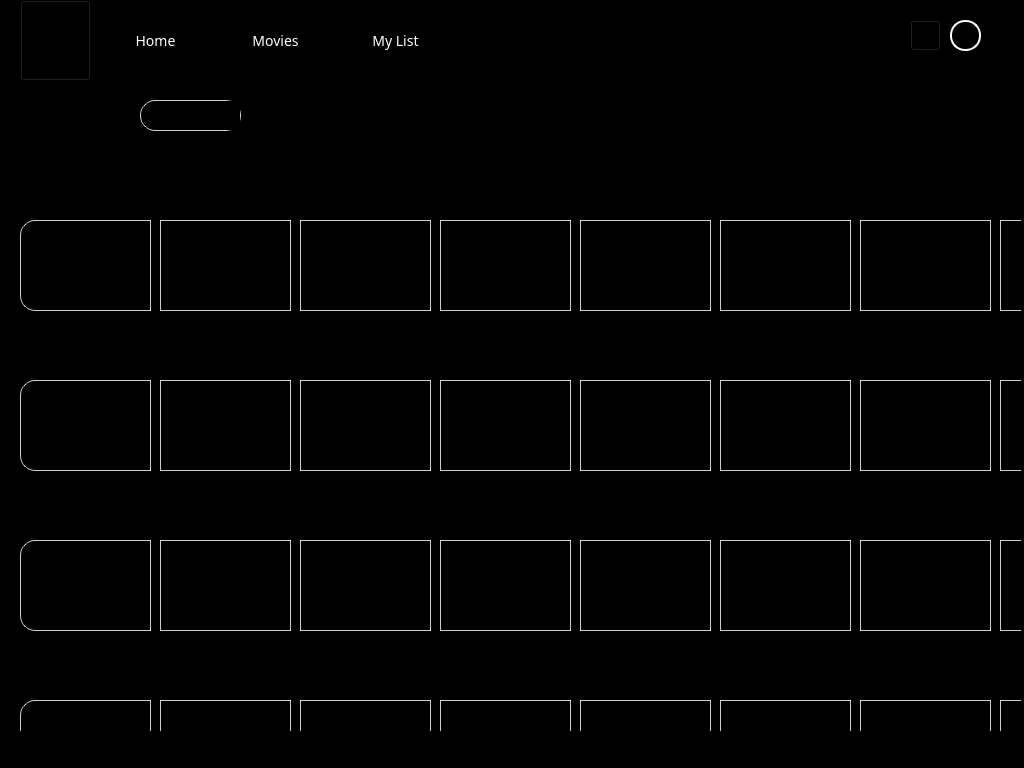
<?xml version="1.0" encoding="UTF-8"?>
<ui version="4.0">
 <class>MainWindow</class>
 <widget class="QMainWindow" name="MainWindow">
  <property name="geometry">
   <rect>
    <x>0</x>
    <y>0</y>
    <width>1024</width>
    <height>768</height>
   </rect>
  </property>
  <property name="windowTitle">
   <string>MainWindow</string>
  </property>
  <property name="styleSheet">
   <string notr="true">background-color: rgb(0, 0, 0);</string>
  </property>
  <widget class="QWidget" name="centralwidget">
   <widget class="QPushButton" name="pushButton">
    <property name="geometry">
     <rect>
      <x>20</x>
      <y>0</y>
      <width>71</width>
      <height>81</height>
     </rect>
    </property>
    <property name="font">
     <font>
      <family>Parkinsans Medium</family>
     </font>
    </property>
    <property name="layoutDirection">
     <enum>Qt::LayoutDirection::LeftToRight</enum>
    </property>
    <property name="styleSheet">
     <string notr="true">    background-image: url('netflix-logo.png'); /* Netflix logo */
    background-repeat: no-repeat;
    background-size: contain;
    width: 100px;  /* Set appropriate width */
    height: 30px;  /* Set appropriate height */

</string>
    </property>
    <property name="text">
     <string/>
    </property>
    <property name="icon">
     <iconset>
      <normaloff>../img/LOGO.png</normaloff>../img/LOGO.png</iconset>
    </property>
    <property name="iconSize">
     <size>
      <width>150</width>
      <height>150</height>
     </size>
    </property>
   </widget>
   <widget class="QPushButton" name="nav_movie_btn">
    <property name="geometry">
     <rect>
      <x>220</x>
      <y>20</y>
      <width>111</width>
      <height>41</height>
     </rect>
    </property>
    <property name="font">
     <font>
      <family>Parkinsans Medium</family>
      <pointsize>-1</pointsize>
     </font>
    </property>
    <property name="styleSheet">
     <string notr="true">
    background-color: rgba(0, 0, 0, 0.7); /* Transparent black */
    color: white;                         /* White text */
    font-size: 14px;                      /* Text size */
    padding: 10px;                        /* Padding for spacing */
	border-radius: 10px;</string>
    </property>
    <property name="text">
     <string>Movies</string>
    </property>
   </widget>
   <widget class="QPushButton" name="btn_mylist_btn">
    <property name="geometry">
     <rect>
      <x>340</x>
      <y>20</y>
      <width>111</width>
      <height>41</height>
     </rect>
    </property>
    <property name="font">
     <font>
      <family>Parkinsans Medium</family>
      <pointsize>-1</pointsize>
     </font>
    </property>
    <property name="styleSheet">
     <string notr="true">
    background-color: rgba(0, 0, 0, 0.7); /* Transparent black */
    color: white;                         /* White text */
    font-size: 14px;                      /* Text size */
    padding: 10px;                        /* Padding for spacing */
	border-radius: 10px;</string>
    </property>
    <property name="text">
     <string>My List</string>
    </property>
   </widget>
   <widget class="QPushButton" name="pushButton_7">
    <property name="geometry">
     <rect>
      <x>910</x>
      <y>20</y>
      <width>31</width>
      <height>31</height>
     </rect>
    </property>
    <property name="autoFillBackground">
     <bool>false</bool>
    </property>
    <property name="text">
     <string/>
    </property>
    <property name="icon">
     <iconset>
      <normaloff>../img/iconizer-magnifying-glass-solid.svg</normaloff>../img/iconizer-magnifying-glass-solid.svg</iconset>
    </property>
   </widget>
   <widget class="QStackedWidget" name="stackedWidget">
    <property name="geometry">
     <rect>
      <x>20</x>
      <y>80</y>
      <width>1001</width>
      <height>651</height>
     </rect>
    </property>
    <property name="currentIndex">
     <number>0</number>
    </property>
    <widget class="QWidget" name="Movies">
     <widget class="QLabel" name="label_5">
      <property name="geometry">
       <rect>
        <x>0</x>
        <y>20</y>
        <width>91</width>
        <height>31</height>
       </rect>
      </property>
      <property name="font">
       <font>
        <family>Parkinsans Medium</family>
        <pointsize>14</pointsize>
       </font>
      </property>
      <property name="text">
       <string>Movies</string>
      </property>
     </widget>
     <widget class="QComboBox" name="comboBox">
      <property name="geometry">
       <rect>
        <x>120</x>
        <y>20</y>
        <width>101</width>
        <height>31</height>
       </rect>
      </property>
      <property name="styleSheet">
       <string notr="true">border: 1px solid rgba(255, 255, 255, 0.8);
border-radius: 15px; 
background-color: rgb(0, 0, 0);</string>
      </property>
      <item>
       <property name="text">
        <string>Genres</string>
       </property>
      </item>
      <item>
       <property name="text">
        <string>New Item 1</string>
       </property>
      </item>
      <item>
       <property name="text">
        <string>New Item 2</string>
       </property>
      </item>
      <item>
       <property name="text">
        <string>New Item 3</string>
       </property>
      </item>
      <item>
       <property name="text">
        <string>New Item 4</string>
       </property>
      </item>
      <item>
       <property name="text">
        <string>New Item 5</string>
       </property>
      </item>
      <item>
       <property name="text">
        <string>New Item 6</string>
       </property>
      </item>
      <item>
       <property name="text">
        <string>New Item 7</string>
       </property>
      </item>
     </widget>
     <widget class="QLabel" name="label_6">
      <property name="geometry">
       <rect>
        <x>0</x>
        <y>105</y>
        <width>51</width>
        <height>31</height>
       </rect>
      </property>
      <property name="font">
       <font>
        <family>Parkinsans Medium</family>
        <pointsize>12</pointsize>
       </font>
      </property>
      <property name="text">
       <string>Name</string>
      </property>
     </widget>
     <widget class="QPushButton" name="pushButton_2">
      <property name="geometry">
       <rect>
        <x>0</x>
        <y>140</y>
        <width>131</width>
        <height>91</height>
       </rect>
      </property>
      <property name="styleSheet">
       <string notr="true">border: 1px solid rgba(255, 255, 255, 0.8);
    border-top-left-radius: 15px;    /* Top-left corner rounded */
    border-top-right-radius: 0px;    /* Top-right corner not rounded */
    border-bottom-right-radius: 0px; /* Bottom-right corner not rounded */
    border-bottom-left-radius: 15px; 
	
background-color: rgb(0, 0, 0);</string>
      </property>
      <property name="text">
       <string/>
      </property>
      <property name="icon">
       <iconset>
        <normaloff>../img/Screenshot 2024-12-26 202549.png</normaloff>../img/Screenshot 2024-12-26 202549.png</iconset>
      </property>
      <property name="iconSize">
       <size>
        <width>200</width>
        <height>100</height>
       </size>
      </property>
     </widget>
     <widget class="QPushButton" name="pushButton_6">
      <property name="geometry">
       <rect>
        <x>140</x>
        <y>140</y>
        <width>131</width>
        <height>91</height>
       </rect>
      </property>
      <property name="styleSheet">
       <string notr="true">border: 1px solid rgba(255, 255, 255, 0.8);
background-color: rgb(0, 0, 0);</string>
      </property>
      <property name="text">
       <string/>
      </property>
      <property name="icon">
       <iconset>
        <normaloff>../img/Screenshot 2024-12-26 202549.png</normaloff>../img/Screenshot 2024-12-26 202549.png</iconset>
      </property>
      <property name="iconSize">
       <size>
        <width>200</width>
        <height>100</height>
       </size>
      </property>
     </widget>
     <widget class="QPushButton" name="pushButton_15">
      <property name="geometry">
       <rect>
        <x>280</x>
        <y>140</y>
        <width>131</width>
        <height>91</height>
       </rect>
      </property>
      <property name="styleSheet">
       <string notr="true">border: 1px solid rgba(255, 255, 255, 0.8);
background-color: rgb(0, 0, 0);</string>
      </property>
      <property name="text">
       <string/>
      </property>
      <property name="icon">
       <iconset>
        <normaloff>../img/Screenshot 2024-12-26 202549.png</normaloff>../img/Screenshot 2024-12-26 202549.png</iconset>
      </property>
      <property name="iconSize">
       <size>
        <width>200</width>
        <height>100</height>
       </size>
      </property>
     </widget>
     <widget class="QPushButton" name="pushButton_17">
      <property name="geometry">
       <rect>
        <x>420</x>
        <y>140</y>
        <width>131</width>
        <height>91</height>
       </rect>
      </property>
      <property name="styleSheet">
       <string notr="true">border: 1px solid rgba(255, 255, 255, 0.8);
background-color: rgb(0, 0, 0);</string>
      </property>
      <property name="text">
       <string/>
      </property>
      <property name="icon">
       <iconset>
        <normaloff>../img/Screenshot 2024-12-26 202549.png</normaloff>../img/Screenshot 2024-12-26 202549.png</iconset>
      </property>
      <property name="iconSize">
       <size>
        <width>200</width>
        <height>100</height>
       </size>
      </property>
     </widget>
     <widget class="QPushButton" name="pushButton_18">
      <property name="geometry">
       <rect>
        <x>560</x>
        <y>140</y>
        <width>131</width>
        <height>91</height>
       </rect>
      </property>
      <property name="styleSheet">
       <string notr="true">border: 1px solid rgba(255, 255, 255, 0.8);
background-color: rgb(0, 0, 0);</string>
      </property>
      <property name="text">
       <string/>
      </property>
      <property name="icon">
       <iconset>
        <normaloff>../img/Screenshot 2024-12-26 202549.png</normaloff>../img/Screenshot 2024-12-26 202549.png</iconset>
      </property>
      <property name="iconSize">
       <size>
        <width>200</width>
        <height>100</height>
       </size>
      </property>
     </widget>
     <widget class="QPushButton" name="pushButton_19">
      <property name="geometry">
       <rect>
        <x>700</x>
        <y>140</y>
        <width>131</width>
        <height>91</height>
       </rect>
      </property>
      <property name="styleSheet">
       <string notr="true">border: 1px solid rgba(255, 255, 255, 0.8);
background-color: rgb(0, 0, 0);</string>
      </property>
      <property name="text">
       <string/>
      </property>
      <property name="icon">
       <iconset>
        <normaloff>../img/Screenshot 2024-12-26 202549.png</normaloff>../img/Screenshot 2024-12-26 202549.png</iconset>
      </property>
      <property name="iconSize">
       <size>
        <width>200</width>
        <height>100</height>
       </size>
      </property>
     </widget>
     <widget class="QPushButton" name="pushButton_20">
      <property name="geometry">
       <rect>
        <x>840</x>
        <y>140</y>
        <width>131</width>
        <height>91</height>
       </rect>
      </property>
      <property name="styleSheet">
       <string notr="true">border: 1px solid rgba(255, 255, 255, 0.8);
background-color: rgb(0, 0, 0);</string>
      </property>
      <property name="text">
       <string/>
      </property>
      <property name="icon">
       <iconset>
        <normaloff>../img/Screenshot 2024-12-26 202549.png</normaloff>../img/Screenshot 2024-12-26 202549.png</iconset>
      </property>
      <property name="iconSize">
       <size>
        <width>200</width>
        <height>100</height>
       </size>
      </property>
     </widget>
     <widget class="QPushButton" name="pushButton_21">
      <property name="geometry">
       <rect>
        <x>980</x>
        <y>140</y>
        <width>131</width>
        <height>91</height>
       </rect>
      </property>
      <property name="styleSheet">
       <string notr="true">border: 1px solid rgba(255, 255, 255, 0.8);
background-color: rgb(0, 0, 0);</string>
      </property>
      <property name="text">
       <string>Movie</string>
      </property>
      <property name="icon">
       <iconset>
        <normaloff>../img/Screenshot 2024-12-26 202549.png</normaloff>../img/Screenshot 2024-12-26 202549.png</iconset>
      </property>
      <property name="iconSize">
       <size>
        <width>200</width>
        <height>100</height>
       </size>
      </property>
     </widget>
     <widget class="QLabel" name="label_7">
      <property name="geometry">
       <rect>
        <x>0</x>
        <y>260</y>
        <width>51</width>
        <height>31</height>
       </rect>
      </property>
      <property name="font">
       <font>
        <family>Parkinsans Medium</family>
        <pointsize>12</pointsize>
       </font>
      </property>
      <property name="text">
       <string>Name</string>
      </property>
     </widget>
     <widget class="QPushButton" name="pushButton_22">
      <property name="geometry">
       <rect>
        <x>0</x>
        <y>300</y>
        <width>131</width>
        <height>91</height>
       </rect>
      </property>
      <property name="styleSheet">
       <string notr="true">border: 1px solid rgba(255, 255, 255, 0.8);
    border-top-left-radius: 15px;    /* Top-left corner rounded */
    border-top-right-radius: 0px;    /* Top-right corner not rounded */
    border-bottom-right-radius: 0px; /* Bottom-right corner not rounded */
    border-bottom-left-radius: 15px; 
	
background-color: rgb(0, 0, 0);</string>
      </property>
      <property name="text">
       <string/>
      </property>
      <property name="icon">
       <iconset>
        <normaloff>../img/Screenshot 2024-12-26 202549.png</normaloff>../img/Screenshot 2024-12-26 202549.png</iconset>
      </property>
      <property name="iconSize">
       <size>
        <width>200</width>
        <height>100</height>
       </size>
      </property>
     </widget>
     <widget class="QPushButton" name="pushButton_23">
      <property name="geometry">
       <rect>
        <x>140</x>
        <y>300</y>
        <width>131</width>
        <height>91</height>
       </rect>
      </property>
      <property name="styleSheet">
       <string notr="true">border: 1px solid rgba(255, 255, 255, 0.8);
background-color: rgb(0, 0, 0);</string>
      </property>
      <property name="text">
       <string/>
      </property>
      <property name="icon">
       <iconset>
        <normaloff>../img/Screenshot 2024-12-26 202549.png</normaloff>../img/Screenshot 2024-12-26 202549.png</iconset>
      </property>
      <property name="iconSize">
       <size>
        <width>200</width>
        <height>100</height>
       </size>
      </property>
     </widget>
     <widget class="QPushButton" name="pushButton_24">
      <property name="geometry">
       <rect>
        <x>280</x>
        <y>300</y>
        <width>131</width>
        <height>91</height>
       </rect>
      </property>
      <property name="styleSheet">
       <string notr="true">border: 1px solid rgba(255, 255, 255, 0.8);
background-color: rgb(0, 0, 0);</string>
      </property>
      <property name="text">
       <string/>
      </property>
      <property name="icon">
       <iconset>
        <normaloff>../img/Screenshot 2024-12-26 202549.png</normaloff>../img/Screenshot 2024-12-26 202549.png</iconset>
      </property>
      <property name="iconSize">
       <size>
        <width>200</width>
        <height>100</height>
       </size>
      </property>
     </widget>
     <widget class="QPushButton" name="pushButton_25">
      <property name="geometry">
       <rect>
        <x>420</x>
        <y>300</y>
        <width>131</width>
        <height>91</height>
       </rect>
      </property>
      <property name="styleSheet">
       <string notr="true">border: 1px solid rgba(255, 255, 255, 0.8);
background-color: rgb(0, 0, 0);</string>
      </property>
      <property name="text">
       <string/>
      </property>
      <property name="icon">
       <iconset>
        <normaloff>../img/Screenshot 2024-12-26 202549.png</normaloff>../img/Screenshot 2024-12-26 202549.png</iconset>
      </property>
      <property name="iconSize">
       <size>
        <width>200</width>
        <height>100</height>
       </size>
      </property>
     </widget>
     <widget class="QPushButton" name="pushButton_26">
      <property name="geometry">
       <rect>
        <x>560</x>
        <y>300</y>
        <width>131</width>
        <height>91</height>
       </rect>
      </property>
      <property name="styleSheet">
       <string notr="true">border: 1px solid rgba(255, 255, 255, 0.8);
background-color: rgb(0, 0, 0);</string>
      </property>
      <property name="text">
       <string/>
      </property>
      <property name="icon">
       <iconset>
        <normaloff>../img/Screenshot 2024-12-26 202549.png</normaloff>../img/Screenshot 2024-12-26 202549.png</iconset>
      </property>
      <property name="iconSize">
       <size>
        <width>200</width>
        <height>100</height>
       </size>
      </property>
     </widget>
     <widget class="QPushButton" name="pushButton_27">
      <property name="geometry">
       <rect>
        <x>700</x>
        <y>300</y>
        <width>131</width>
        <height>91</height>
       </rect>
      </property>
      <property name="styleSheet">
       <string notr="true">border: 1px solid rgba(255, 255, 255, 0.8);
background-color: rgb(0, 0, 0);</string>
      </property>
      <property name="text">
       <string/>
      </property>
      <property name="icon">
       <iconset>
        <normaloff>../img/Screenshot 2024-12-26 202549.png</normaloff>../img/Screenshot 2024-12-26 202549.png</iconset>
      </property>
      <property name="iconSize">
       <size>
        <width>200</width>
        <height>100</height>
       </size>
      </property>
     </widget>
     <widget class="QPushButton" name="pushButton_28">
      <property name="geometry">
       <rect>
        <x>840</x>
        <y>300</y>
        <width>131</width>
        <height>91</height>
       </rect>
      </property>
      <property name="styleSheet">
       <string notr="true">border: 1px solid rgba(255, 255, 255, 0.8);
background-color: rgb(0, 0, 0);</string>
      </property>
      <property name="text">
       <string/>
      </property>
      <property name="icon">
       <iconset>
        <normaloff>../img/Screenshot 2024-12-26 202549.png</normaloff>../img/Screenshot 2024-12-26 202549.png</iconset>
      </property>
      <property name="iconSize">
       <size>
        <width>200</width>
        <height>100</height>
       </size>
      </property>
     </widget>
     <widget class="QPushButton" name="pushButton_29">
      <property name="geometry">
       <rect>
        <x>980</x>
        <y>300</y>
        <width>131</width>
        <height>91</height>
       </rect>
      </property>
      <property name="styleSheet">
       <string notr="true">border: 1px solid rgba(255, 255, 255, 0.8);
background-color: rgb(0, 0, 0);</string>
      </property>
      <property name="text">
       <string>Movie</string>
      </property>
      <property name="icon">
       <iconset>
        <normaloff>../img/Screenshot 2024-12-26 202549.png</normaloff>../img/Screenshot 2024-12-26 202549.png</iconset>
      </property>
      <property name="iconSize">
       <size>
        <width>200</width>
        <height>100</height>
       </size>
      </property>
     </widget>
     <widget class="QLabel" name="label_8">
      <property name="geometry">
       <rect>
        <x>0</x>
        <y>420</y>
        <width>51</width>
        <height>31</height>
       </rect>
      </property>
      <property name="font">
       <font>
        <family>Parkinsans Medium</family>
        <pointsize>12</pointsize>
       </font>
      </property>
      <property name="text">
       <string>Name</string>
      </property>
     </widget>
     <widget class="QPushButton" name="pushButton_30">
      <property name="geometry">
       <rect>
        <x>0</x>
        <y>460</y>
        <width>131</width>
        <height>91</height>
       </rect>
      </property>
      <property name="styleSheet">
       <string notr="true">border: 1px solid rgba(255, 255, 255, 0.8);
    border-top-left-radius: 15px;    /* Top-left corner rounded */
    border-top-right-radius: 0px;    /* Top-right corner not rounded */
    border-bottom-right-radius: 0px; /* Bottom-right corner not rounded */
    border-bottom-left-radius: 15px; 
	
background-color: rgb(0, 0, 0);</string>
      </property>
      <property name="text">
       <string/>
      </property>
      <property name="icon">
       <iconset>
        <normaloff>../img/Screenshot 2024-12-26 202549.png</normaloff>../img/Screenshot 2024-12-26 202549.png</iconset>
      </property>
      <property name="iconSize">
       <size>
        <width>200</width>
        <height>100</height>
       </size>
      </property>
     </widget>
     <widget class="QPushButton" name="pushButton_31">
      <property name="geometry">
       <rect>
        <x>140</x>
        <y>460</y>
        <width>131</width>
        <height>91</height>
       </rect>
      </property>
      <property name="styleSheet">
       <string notr="true">border: 1px solid rgba(255, 255, 255, 0.8);
background-color: rgb(0, 0, 0);</string>
      </property>
      <property name="text">
       <string/>
      </property>
      <property name="icon">
       <iconset>
        <normaloff>../img/Screenshot 2024-12-26 202549.png</normaloff>../img/Screenshot 2024-12-26 202549.png</iconset>
      </property>
      <property name="iconSize">
       <size>
        <width>200</width>
        <height>100</height>
       </size>
      </property>
     </widget>
     <widget class="QPushButton" name="pushButton_32">
      <property name="geometry">
       <rect>
        <x>280</x>
        <y>460</y>
        <width>131</width>
        <height>91</height>
       </rect>
      </property>
      <property name="styleSheet">
       <string notr="true">border: 1px solid rgba(255, 255, 255, 0.8);
background-color: rgb(0, 0, 0);</string>
      </property>
      <property name="text">
       <string/>
      </property>
      <property name="icon">
       <iconset>
        <normaloff>../img/Screenshot 2024-12-26 202549.png</normaloff>../img/Screenshot 2024-12-26 202549.png</iconset>
      </property>
      <property name="iconSize">
       <size>
        <width>200</width>
        <height>100</height>
       </size>
      </property>
     </widget>
     <widget class="QPushButton" name="pushButton_33">
      <property name="geometry">
       <rect>
        <x>420</x>
        <y>460</y>
        <width>131</width>
        <height>91</height>
       </rect>
      </property>
      <property name="styleSheet">
       <string notr="true">border: 1px solid rgba(255, 255, 255, 0.8);
background-color: rgb(0, 0, 0);</string>
      </property>
      <property name="text">
       <string/>
      </property>
      <property name="icon">
       <iconset>
        <normaloff>../img/Screenshot 2024-12-26 202549.png</normaloff>../img/Screenshot 2024-12-26 202549.png</iconset>
      </property>
      <property name="iconSize">
       <size>
        <width>200</width>
        <height>100</height>
       </size>
      </property>
     </widget>
     <widget class="QPushButton" name="pushButton_34">
      <property name="geometry">
       <rect>
        <x>560</x>
        <y>460</y>
        <width>131</width>
        <height>91</height>
       </rect>
      </property>
      <property name="styleSheet">
       <string notr="true">border: 1px solid rgba(255, 255, 255, 0.8);
background-color: rgb(0, 0, 0);</string>
      </property>
      <property name="text">
       <string/>
      </property>
      <property name="icon">
       <iconset>
        <normaloff>../img/Screenshot 2024-12-26 202549.png</normaloff>../img/Screenshot 2024-12-26 202549.png</iconset>
      </property>
      <property name="iconSize">
       <size>
        <width>200</width>
        <height>100</height>
       </size>
      </property>
     </widget>
     <widget class="QPushButton" name="pushButton_35">
      <property name="geometry">
       <rect>
        <x>700</x>
        <y>460</y>
        <width>131</width>
        <height>91</height>
       </rect>
      </property>
      <property name="styleSheet">
       <string notr="true">border: 1px solid rgba(255, 255, 255, 0.8);
background-color: rgb(0, 0, 0);</string>
      </property>
      <property name="text">
       <string/>
      </property>
      <property name="icon">
       <iconset>
        <normaloff>../img/Screenshot 2024-12-26 202549.png</normaloff>../img/Screenshot 2024-12-26 202549.png</iconset>
      </property>
      <property name="iconSize">
       <size>
        <width>200</width>
        <height>100</height>
       </size>
      </property>
     </widget>
     <widget class="QPushButton" name="pushButton_36">
      <property name="geometry">
       <rect>
        <x>840</x>
        <y>460</y>
        <width>131</width>
        <height>91</height>
       </rect>
      </property>
      <property name="styleSheet">
       <string notr="true">border: 1px solid rgba(255, 255, 255, 0.8);
background-color: rgb(0, 0, 0);</string>
      </property>
      <property name="text">
       <string/>
      </property>
      <property name="icon">
       <iconset>
        <normaloff>../img/Screenshot 2024-12-26 202549.png</normaloff>../img/Screenshot 2024-12-26 202549.png</iconset>
      </property>
      <property name="iconSize">
       <size>
        <width>200</width>
        <height>100</height>
       </size>
      </property>
     </widget>
     <widget class="QPushButton" name="pushButton_37">
      <property name="geometry">
       <rect>
        <x>980</x>
        <y>460</y>
        <width>131</width>
        <height>91</height>
       </rect>
      </property>
      <property name="styleSheet">
       <string notr="true">border: 1px solid rgba(255, 255, 255, 0.8);
background-color: rgb(0, 0, 0);</string>
      </property>
      <property name="text">
       <string>Movie</string>
      </property>
      <property name="icon">
       <iconset>
        <normaloff>../img/Screenshot 2024-12-26 202549.png</normaloff>../img/Screenshot 2024-12-26 202549.png</iconset>
      </property>
      <property name="iconSize">
       <size>
        <width>200</width>
        <height>100</height>
       </size>
      </property>
     </widget>
     <widget class="QLabel" name="label_9">
      <property name="geometry">
       <rect>
        <x>0</x>
        <y>580</y>
        <width>51</width>
        <height>31</height>
       </rect>
      </property>
      <property name="font">
       <font>
        <family>Parkinsans Medium</family>
        <pointsize>12</pointsize>
       </font>
      </property>
      <property name="text">
       <string>Name</string>
      </property>
     </widget>
     <widget class="QPushButton" name="pushButton_40">
      <property name="geometry">
       <rect>
        <x>280</x>
        <y>620</y>
        <width>131</width>
        <height>91</height>
       </rect>
      </property>
      <property name="styleSheet">
       <string notr="true">border: 1px solid rgba(255, 255, 255, 0.8);
background-color: rgb(0, 0, 0);</string>
      </property>
      <property name="text">
       <string>Movie</string>
      </property>
      <property name="icon">
       <iconset>
        <normaloff>../img/Screenshot 2024-12-26 202549.png</normaloff>../img/Screenshot 2024-12-26 202549.png</iconset>
      </property>
      <property name="iconSize">
       <size>
        <width>200</width>
        <height>100</height>
       </size>
      </property>
     </widget>
     <widget class="QPushButton" name="pushButton_39">
      <property name="geometry">
       <rect>
        <x>140</x>
        <y>620</y>
        <width>131</width>
        <height>91</height>
       </rect>
      </property>
      <property name="styleSheet">
       <string notr="true">border: 1px solid rgba(255, 255, 255, 0.8);
background-color: rgb(0, 0, 0);</string>
      </property>
      <property name="text">
       <string>Movie</string>
      </property>
      <property name="icon">
       <iconset>
        <normaloff>../img/Screenshot 2024-12-26 202549.png</normaloff>../img/Screenshot 2024-12-26 202549.png</iconset>
      </property>
      <property name="iconSize">
       <size>
        <width>200</width>
        <height>100</height>
       </size>
      </property>
     </widget>
     <widget class="QPushButton" name="pushButton_38">
      <property name="geometry">
       <rect>
        <x>0</x>
        <y>620</y>
        <width>131</width>
        <height>91</height>
       </rect>
      </property>
      <property name="styleSheet">
       <string notr="true">border: 1px solid rgba(255, 255, 255, 0.8);
    border-top-left-radius: 15px;    /* Top-left corner rounded */
    border-top-right-radius: 0px;    /* Top-right corner not rounded */
    border-bottom-right-radius: 0px; /* Bottom-right corner not rounded */
    border-bottom-left-radius: 15px; 
	
background-color: rgb(0, 0, 0);</string>
      </property>
      <property name="text">
       <string>Movie</string>
      </property>
      <property name="icon">
       <iconset>
        <normaloff>../img/Screenshot 2024-12-26 202549.png</normaloff>../img/Screenshot 2024-12-26 202549.png</iconset>
      </property>
      <property name="iconSize">
       <size>
        <width>200</width>
        <height>100</height>
       </size>
      </property>
     </widget>
     <widget class="QPushButton" name="pushButton_41">
      <property name="geometry">
       <rect>
        <x>420</x>
        <y>620</y>
        <width>131</width>
        <height>91</height>
       </rect>
      </property>
      <property name="styleSheet">
       <string notr="true">border: 1px solid rgba(255, 255, 255, 0.8);
background-color: rgb(0, 0, 0);</string>
      </property>
      <property name="text">
       <string>Movie</string>
      </property>
      <property name="icon">
       <iconset>
        <normaloff>../img/Screenshot 2024-12-26 202549.png</normaloff>../img/Screenshot 2024-12-26 202549.png</iconset>
      </property>
      <property name="iconSize">
       <size>
        <width>200</width>
        <height>100</height>
       </size>
      </property>
     </widget>
     <widget class="QPushButton" name="pushButton_42">
      <property name="geometry">
       <rect>
        <x>560</x>
        <y>620</y>
        <width>131</width>
        <height>91</height>
       </rect>
      </property>
      <property name="styleSheet">
       <string notr="true">border: 1px solid rgba(255, 255, 255, 0.8);
background-color: rgb(0, 0, 0);</string>
      </property>
      <property name="text">
       <string>Movie</string>
      </property>
      <property name="icon">
       <iconset>
        <normaloff>../img/Screenshot 2024-12-26 202549.png</normaloff>../img/Screenshot 2024-12-26 202549.png</iconset>
      </property>
      <property name="iconSize">
       <size>
        <width>200</width>
        <height>100</height>
       </size>
      </property>
     </widget>
     <widget class="QPushButton" name="pushButton_43">
      <property name="geometry">
       <rect>
        <x>700</x>
        <y>620</y>
        <width>131</width>
        <height>91</height>
       </rect>
      </property>
      <property name="styleSheet">
       <string notr="true">border: 1px solid rgba(255, 255, 255, 0.8);
background-color: rgb(0, 0, 0);</string>
      </property>
      <property name="text">
       <string>Movie</string>
      </property>
      <property name="icon">
       <iconset>
        <normaloff>../img/Screenshot 2024-12-26 202549.png</normaloff>../img/Screenshot 2024-12-26 202549.png</iconset>
      </property>
      <property name="iconSize">
       <size>
        <width>200</width>
        <height>100</height>
       </size>
      </property>
     </widget>
     <widget class="QPushButton" name="pushButton_44">
      <property name="geometry">
       <rect>
        <x>840</x>
        <y>620</y>
        <width>131</width>
        <height>91</height>
       </rect>
      </property>
      <property name="styleSheet">
       <string notr="true">border: 1px solid rgba(255, 255, 255, 0.8);
background-color: rgb(0, 0, 0);</string>
      </property>
      <property name="text">
       <string>Movie</string>
      </property>
      <property name="icon">
       <iconset>
        <normaloff>../img/Screenshot 2024-12-26 202549.png</normaloff>../img/Screenshot 2024-12-26 202549.png</iconset>
      </property>
      <property name="iconSize">
       <size>
        <width>200</width>
        <height>100</height>
       </size>
      </property>
     </widget>
     <widget class="QPushButton" name="pushButton_45">
      <property name="geometry">
       <rect>
        <x>980</x>
        <y>620</y>
        <width>131</width>
        <height>91</height>
       </rect>
      </property>
      <property name="styleSheet">
       <string notr="true">border: 1px solid rgba(255, 255, 255, 0.8);
background-color: rgb(0, 0, 0);</string>
      </property>
      <property name="text">
       <string>Movie</string>
      </property>
      <property name="icon">
       <iconset>
        <normaloff>../img/Screenshot 2024-12-26 202549.png</normaloff>../img/Screenshot 2024-12-26 202549.png</iconset>
      </property>
      <property name="iconSize">
       <size>
        <width>200</width>
        <height>100</height>
       </size>
      </property>
     </widget>
    </widget>
    <widget class="QWidget" name="My_List">
     <widget class="QLabel" name="label_10">
      <property name="geometry">
       <rect>
        <x>0</x>
        <y>20</y>
        <width>81</width>
        <height>31</height>
       </rect>
      </property>
      <property name="font">
       <font>
        <family>Parkinsans Medium</family>
        <pointsize>14</pointsize>
       </font>
      </property>
      <property name="text">
       <string>My List</string>
      </property>
     </widget>
     <widget class="QLabel" name="label_11">
      <property name="geometry">
       <rect>
        <x>350</x>
        <y>280</y>
        <width>291</width>
        <height>31</height>
       </rect>
      </property>
      <property name="font">
       <font>
        <family>Parkinsans Medium</family>
        <pointsize>10</pointsize>
       </font>
      </property>
      <property name="text">
       <string>You haven't added any titles to your list yet.</string>
      </property>
     </widget>
    </widget>
    <widget class="QWidget" name="Home">
     <widget class="QLabel" name="label_2">
      <property name="geometry">
       <rect>
        <x>70</x>
        <y>100</y>
        <width>241</width>
        <height>41</height>
       </rect>
      </property>
      <property name="font">
       <font>
        <family>Parkinsans Medium</family>
        <pointsize>16</pointsize>
       </font>
      </property>
      <property name="styleSheet">
       <string notr="true">    background-color: rgba(255, 255, 255, 0.00001); /* Semi-transparent background */
color: rgb(255, 255, 255);</string>
      </property>
      <property name="text">
       <string>Klaus</string>
      </property>
     </widget>
     <widget class="QPushButton" name="pushButton_8">
      <property name="geometry">
       <rect>
        <x>180</x>
        <y>280</y>
        <width>141</width>
        <height>41</height>
       </rect>
      </property>
      <property name="font">
       <font>
        <family>Parkinsans Medium</family>
        <pointsize>-1</pointsize>
        <bold>true</bold>
       </font>
      </property>
      <property name="styleSheet">
       <string notr="true">    background-color: rgba(255, 255, 255, 0.1); /* Semi-transparent background */
    color: white;                               /* White text */
    font-size: 14px;                            /* Font size */
    font-weight: bold;                          /* Bold text */
    border: none;                               /* No border */
    border-radius: 10px;                        /* Rounded corners */
    padding: 10px 20px;                         /* Padding for size */
    text-align: left;                           /* Align text to the left */
</string>
      </property>
      <property name="text">
       <string>More Info</string>
      </property>
      <property name="icon">
       <iconset>
        <normaloff>../img/info-badge.svg</normaloff>../img/info-badge.svg</iconset>
      </property>
      <property name="iconSize">
       <size>
        <width>30</width>
        <height>30</height>
       </size>
      </property>
     </widget>
     <widget class="QPushButton" name="pushButton_4">
      <property name="geometry">
       <rect>
        <x>30</x>
        <y>280</y>
        <width>111</width>
        <height>41</height>
       </rect>
      </property>
      <property name="font">
       <font>
        <family>Parkinsans Medium</family>
       </font>
      </property>
      <property name="styleSheet">
       <string notr="true">border-radius: 10px;
background-color: rgb(255, 255, 255);
color: rgb(0, 0, 0);</string>
      </property>
      <property name="text">
       <string>Play</string>
      </property>
      <property name="icon">
       <iconset>
        <normaloff>../img/play-solid.svg</normaloff>../img/play-solid.svg</iconset>
      </property>
      <property name="iconSize">
       <size>
        <width>20</width>
        <height>20</height>
       </size>
      </property>
     </widget>
     <widget class="QLabel" name="label">
      <property name="geometry">
       <rect>
        <x>10</x>
        <y>380</y>
        <width>241</width>
        <height>41</height>
       </rect>
      </property>
      <property name="font">
       <font>
        <family>Parkinsans Medium</family>
        <pointsize>14</pointsize>
       </font>
      </property>
      <property name="styleSheet">
       <string notr="true">
    background-color: transparent;       /* Transparent background */
    border: none;                        /* No borders */
    padding: 10px;                       /* Padding for spacing */
</string>
      </property>
      <property name="text">
       <string>Your next watch</string>
      </property>
     </widget>
     <widget class="QPushButton" name="pushButton_9">
      <property name="geometry">
       <rect>
        <x>10</x>
        <y>420</y>
        <width>171</width>
        <height>221</height>
       </rect>
      </property>
      <property name="font">
       <font>
        <family>Parkinsans Medium</family>
       </font>
      </property>
      <property name="styleSheet">
       <string notr="true">border: 1px solid rgba(255, 255, 255, 0.8);
    border-top-left-radius: 15px;    /* Top-left corner rounded */
    border-top-right-radius: 0px;    /* Top-right corner not rounded */
    border-bottom-right-radius: 0px; /* Bottom-right corner not rounded */
    border-bottom-left-radius: 15px; 
	
background-color: rgb(0, 0, 0);</string>
      </property>
      <property name="text">
       <string/>
      </property>
      <property name="icon">
       <iconset>
        <normaloff>../img/Screenshot 2024-12-26 202549.png</normaloff>../img/Screenshot 2024-12-26 202549.png</iconset>
      </property>
      <property name="iconSize">
       <size>
        <width>1000</width>
        <height>2000</height>
       </size>
      </property>
     </widget>
     <widget class="QPushButton" name="pushButton_10">
      <property name="geometry">
       <rect>
        <x>190</x>
        <y>420</y>
        <width>171</width>
        <height>221</height>
       </rect>
      </property>
      <property name="font">
       <font>
        <family>Parkinsans Medium</family>
       </font>
      </property>
      <property name="styleSheet">
       <string notr="true">border: 1px solid rgba(255, 255, 255, 0.8);
background-color: rgb(0, 0, 0);</string>
      </property>
      <property name="text">
       <string/>
      </property>
      <property name="icon">
       <iconset>
        <normaloff>../img/Screenshot 2024-12-26 202549.png</normaloff>../img/Screenshot 2024-12-26 202549.png</iconset>
      </property>
      <property name="iconSize">
       <size>
        <width>1000</width>
        <height>2000</height>
       </size>
      </property>
     </widget>
     <widget class="QPushButton" name="pushButton_11">
      <property name="geometry">
       <rect>
        <x>370</x>
        <y>420</y>
        <width>171</width>
        <height>221</height>
       </rect>
      </property>
      <property name="font">
       <font>
        <family>Parkinsans Medium</family>
       </font>
      </property>
      <property name="styleSheet">
       <string notr="true">border: 1px solid rgba(255, 255, 255, 0.8);
background-color: rgb(0, 0, 0);</string>
      </property>
      <property name="text">
       <string/>
      </property>
      <property name="icon">
       <iconset>
        <normaloff>../img/Screenshot 2024-12-26 202549.png</normaloff>../img/Screenshot 2024-12-26 202549.png</iconset>
      </property>
      <property name="iconSize">
       <size>
        <width>1000</width>
        <height>2000</height>
       </size>
      </property>
     </widget>
     <widget class="QPushButton" name="pushButton_12">
      <property name="geometry">
       <rect>
        <x>550</x>
        <y>420</y>
        <width>171</width>
        <height>221</height>
       </rect>
      </property>
      <property name="font">
       <font>
        <family>Parkinsans Medium</family>
       </font>
      </property>
      <property name="styleSheet">
       <string notr="true">border: 1px solid rgba(255, 255, 255, 0.8);
background-color: rgb(0, 0, 0);</string>
      </property>
      <property name="text">
       <string/>
      </property>
      <property name="icon">
       <iconset>
        <normaloff>../img/Screenshot 2024-12-26 202549.png</normaloff>../img/Screenshot 2024-12-26 202549.png</iconset>
      </property>
      <property name="iconSize">
       <size>
        <width>1000</width>
        <height>2000</height>
       </size>
      </property>
     </widget>
     <widget class="QPushButton" name="pushButton_13">
      <property name="geometry">
       <rect>
        <x>730</x>
        <y>420</y>
        <width>171</width>
        <height>221</height>
       </rect>
      </property>
      <property name="font">
       <font>
        <family>Parkinsans Medium</family>
       </font>
      </property>
      <property name="styleSheet">
       <string notr="true">border: 1px solid rgba(255, 255, 255, 0.8);
background-color: rgb(0, 0, 0);</string>
      </property>
      <property name="text">
       <string/>
      </property>
      <property name="icon">
       <iconset>
        <normaloff>../img/Screenshot 2024-12-26 202549.png</normaloff>../img/Screenshot 2024-12-26 202549.png</iconset>
      </property>
      <property name="iconSize">
       <size>
        <width>1000</width>
        <height>2000</height>
       </size>
      </property>
     </widget>
     <widget class="QPushButton" name="pushButton_14">
      <property name="geometry">
       <rect>
        <x>910</x>
        <y>420</y>
        <width>171</width>
        <height>221</height>
       </rect>
      </property>
      <property name="font">
       <font>
        <family>Parkinsans Medium</family>
       </font>
      </property>
      <property name="styleSheet">
       <string notr="true">border: 1px solid rgba(255, 255, 255, 0.8);
background-color: rgb(0, 0, 0);</string>
      </property>
      <property name="text">
       <string/>
      </property>
      <property name="icon">
       <iconset>
        <normaloff>../img/Screenshot 2024-12-26 202549.png</normaloff>../img/Screenshot 2024-12-26 202549.png</iconset>
      </property>
      <property name="iconSize">
       <size>
        <width>1000</width>
        <height>2000</height>
       </size>
      </property>
     </widget>
     <widget class="QLabel" name="label_3">
      <property name="geometry">
       <rect>
        <x>70</x>
        <y>150</y>
        <width>211</width>
        <height>31</height>
       </rect>
      </property>
      <property name="font">
       <font>
        <family>Parkinsans Medium</family>
        <pointsize>-1</pointsize>
       </font>
      </property>
      <property name="styleSheet">
       <string notr="true">
    color: white;                     /* White text */
    font-size: 14px;                  /* Text size */
    text-align: left;                 /* Left-aligned */
    text-shadow: 1px 1px 5px #000000; /* Subtle shadow for visibility */
    background-color: rgba(255, 255, 255, 0.00001); /* Semi-transparent background */</string>
      </property>
      <property name="text">
       <string>Lorem ipsum odor amet, consectetuer adipiscing elit. Rhoncus eu eros rutrum ligula vel integer nam ornare curabitur. Gravida ante fermentum ad, senectus fusce egestas morbi. Tortor rutrum commodo lobortis nisl nisi volutpat cubilia. Ante taciti mauris vivamus platea dolor. Metus malesuada per torquent phasellus odio justo urna. Dui non urna volutpat venenatis magnis posuere aliquam ac. Nec duis suspendisse eu finibus; iaculis commodo pulvinar mattis. Pellentesque ad condimentum ipsum posuere facilisi. Mus nullam sed pharetra fringilla elit non.</string>
      </property>
     </widget>
     <widget class="QLabel" name="label_4">
      <property name="geometry">
       <rect>
        <x>-20</x>
        <y>10</y>
        <width>1011</width>
        <height>381</height>
       </rect>
      </property>
      <property name="font">
       <font>
        <family>Parkinsans Medium</family>
        <pointsize>16</pointsize>
       </font>
      </property>
      <property name="text">
       <string/>
      </property>
      <property name="pixmap">
       <pixmap>../img/Screenshot 2024-12-26 202549.png</pixmap>
      </property>
      <property name="scaledContents">
       <bool>true</bool>
      </property>
      <property name="wordWrap">
       <bool>false</bool>
      </property>
     </widget>
     <zorder>label_4</zorder>
     <zorder>label_2</zorder>
     <zorder>pushButton_8</zorder>
     <zorder>pushButton_4</zorder>
     <zorder>label</zorder>
     <zorder>pushButton_9</zorder>
     <zorder>pushButton_10</zorder>
     <zorder>pushButton_11</zorder>
     <zorder>pushButton_12</zorder>
     <zorder>pushButton_13</zorder>
     <zorder>pushButton_14</zorder>
     <zorder>label_3</zorder>
    </widget>
   </widget>
   <widget class="QPushButton" name="nav_home_btn">
    <property name="geometry">
     <rect>
      <x>100</x>
      <y>20</y>
      <width>111</width>
      <height>41</height>
     </rect>
    </property>
    <property name="font">
     <font>
      <family>Parkinsans Medium</family>
      <pointsize>-1</pointsize>
     </font>
    </property>
    <property name="styleSheet">
     <string notr="true">
    background-color: rgba(0, 0, 0, 0.7); /* Transparent black */
    color: white;                         /* White text */
    font-size: 14px;                      /* Text size */
    padding: 10px;                        /* Padding for spacing */
	border-radius: 10px;</string>
    </property>
    <property name="text">
     <string>Home</string>
    </property>
   </widget>
   <widget class="QPushButton" name="pushButton_46">
    <property name="geometry">
     <rect>
      <x>950</x>
      <y>20</y>
      <width>31</width>
      <height>31</height>
     </rect>
    </property>
    <property name="styleSheet">
     <string notr="true">
    background-color: transparent;       /* Transparent background */
    border: 2px solid white;             /* Thin white border */
    border-radius: 15px;                 /* Circular shape (width = height) */
    padding: 10px;                       /* Space for the icon */
    background-repeat: no-repeat;
    background-position: center;
    background-size: cover;

</string>
    </property>
    <property name="text">
     <string/>
    </property>
    <property name="icon">
     <iconset>
      <normaloff>../../../../Pictures/Screenshots/doge.webp</normaloff>../../../../Pictures/Screenshots/doge.webp</iconset>
    </property>
    <property name="iconSize">
     <size>
      <width>49</width>
      <height>30</height>
     </size>
    </property>
   </widget>
   <zorder>stackedWidget</zorder>
   <zorder>pushButton</zorder>
   <zorder>nav_movie_btn</zorder>
   <zorder>btn_mylist_btn</zorder>
   <zorder>pushButton_7</zorder>
   <zorder>nav_home_btn</zorder>
   <zorder>pushButton_46</zorder>
  </widget>
  <widget class="QMenuBar" name="menubar">
   <property name="geometry">
    <rect>
     <x>0</x>
     <y>0</y>
     <width>1024</width>
     <height>21</height>
    </rect>
   </property>
  </widget>
  <widget class="QStatusBar" name="statusbar"/>
 </widget>
 <resources/>
 <connections/>
</ui>
